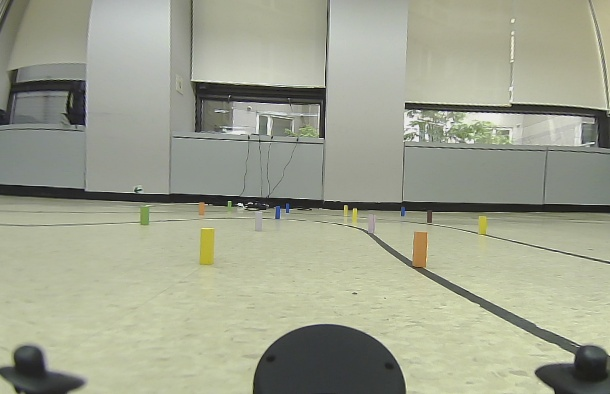
#> input picture img/homography1_homography.jpg, 610 x 394 px
$ python homography.py
#> lines starting #> are read from the running program, lines starting #| are printed output that depends on the picture; after the words box and inside, x2 and y2 are one past the last pixel; in counts of white or black regions, pixels touching at a corner belong together
### calibration_parser/calibration_parser.py
import json
import numpy as np


def read_json_file(path):
#> called with path = 'json/calibration168.json'
    print("=" * 50)
    print("Read JSON File: ", path)
    print("=" * 50)
    with open(path, "r", ) as f:
#> (reads json/calibration168.json from the repository)
        calibration_json = json.load(f)

    intrinsic = calibration_json["intrinsic"]
    print("Intrinsic Calibration\n", intrinsic)
    distortion = calibration_json['distortion']
    # extrinsic = calibration_json["extrinsic"]
    # print("Extrinsic Calibration\n", extrinsic)

    camera_matrix = parse_intrinsic_calibration(intrinsic)
    distortion = parse_distortion_calibration(distortion)

    return camera_matrix, distortion


def parse_distortion_calibration(distortion):
    k1 = distortion['k1']
    k2 = distortion['k2']
    p1 = distortion['p1']
    p2 = distortion['p2']
    distortion = np.zeros([4], dtype=np.float32)
    distortion[0] = k1
    distortion[1] = k2
    distortion[2] = p1
    distortion[3] = p2
    return distortion


def parse_intrinsic_calibration(intrinsic):
    fx = intrinsic["fx"]
    fy = intrinsic["fy"]
    cx = intrinsic["u0"]
    cy = intrinsic["v0"]
    camera_matrix = np.zeros([3, 3], dtype=np.float32)
    camera_matrix[0][0] = fx
    camera_matrix[0][2] = cx
    camera_matrix[1][1] = fy
    camera_matrix[1][2] = cy
    camera_matrix[2][2] = 0.0

    return camera_matrix

### homography.py
import math

import cv2
import json
import os
import numpy as np

import matplotlib.pyplot as plt

from calibration_parser import calibration_parser

if __name__ == "__main__":
    # calibration_json_filepath = os.path.join("json", "calibration.json")
    camera_matrix, _ = calibration_parser.read_json_file("json/calibration168.json")
    image = cv2.imread("img/homography1_homography.jpg", cv2.IMREAD_ANYCOLOR)
#> image is the input picture: shape (394, 610, 3); mean B, G, R 143, 162.3, 158.8

    # extrinsic -> homography src, dst
    # prior dst -> image coordinate
    # present dst -> vehicle coordinate (=camera coordinate)

    # lane (inner) width -> 2.5m, lane width -> 0.25m
    # lane lenght -> 2.0m
    # lane interval -> 2.0m

    """
    Extrinsic Calibration for Ground Plane
    [0, 1]
    464, 833 -> 0.0, 0.0, 0.0
    1639, 833 -> 0.0, 3.0, 0.0

    [2, 3]
    638, 709 -> 0.0, 0.0, 2.0
    1467, 709 -> 0.0, 3.0, 2.0

    [4, 5]
    742, 643 -> 0.0, 0.0, 4.0
    1361, 643 -> 0.0, 3.0, 4.0

    [6, 7]
    797, 605 -> 0.0, 0.0, 6.0
    1310, 605 -> 0.0, 3.0, 6.0
    """
    image_points = np.array([
        [207, 264],
        [419, 266],
        [258, 231],
        [372, 231],
        [144, 224],
        [482, 233],
        [278, 219],
        [355, 219],
        [202, 214],
        [429, 222],
        [288, 212],
        [346, 217],
        [229, 209],
        [403, 215],
    ], dtype=np.float32)

    # X Y Z, X -> down, Z -> forward, Y -> Right
    # 실측이 중요하다.
    # BEV의 바닥 픽셀 값의 실측값은 45cm이기 때문에 0.45로 구한다.
    gap = 0.45
    camera_height = -0.155
    # 자이카 기준 왼쪽, 오른쪽
    left_side = -0.275
    right_side = 0.275

    # 자이카 기준 1번 ~ 3번째 줄
    first = 0.45
    second = first + gap
    third = second + gap
    last = third + gap
    object_points = np.array([
        [camera_height, left_side, first], # 첫번째 줄 왼쪽 도미노
        [camera_height, right_side, first], # 첫번째 줄 오른쪽 도미노
        [camera_height, left_side, second], # 두번째 줄 도미노
        [camera_height, right_side, second],
        [camera_height, left_side - gap, second],
        [camera_height, right_side + gap, second],
        [camera_height, left_side, third], # 세 번째 줄 도미노
        [camera_height, right_side, third],
        [camera_height, left_side - gap, third],
        [camera_height, right_side + gap, third],
        [camera_height, left_side, last], # 네 번째(마지막) 줄 도미노
        [camera_height, right_side, last],
        [camera_height, left_side - gap, last],
        [camera_height, right_side + gap, last],

    ], dtype=np.float32)

    # 객체의 픽셀 값과 위치 값의 수
    DATA_SIZE = 14
    homo_object_point = np.append(object_points[:, 2:3], -object_points[:, 1:2], axis=1)
    homo_object_point = np.append(homo_object_point, np.ones([1, DATA_SIZE]).T, axis=1)

    print(homo_object_point)

    # object point
    # X: forward, Y: left, Z: 1

    # 지면에 대해서 위치와 자세 추정이 가능하다면,
    # 임의의 포인트를 생성하여 이미지에 투영할수있다.
    retval, rvec, tvec = cv2.solvePnP(object_points, image_points, camera_matrix, distCoeffs=None,
                                      useExtrinsicGuess=True, flags=cv2.SOLVEPNP_EPNP)

    # 잘 맞지 않는다.
    # 왜냐하면, 이미지 좌표와 실제 오브젝트와의 관계가 부정확하기 때문
    # 실제 측정을 통해 개선이 가능하다.
    image = cv2.drawFrameAxes(image, camera_matrix, None, rvec, tvec, 1, 5)
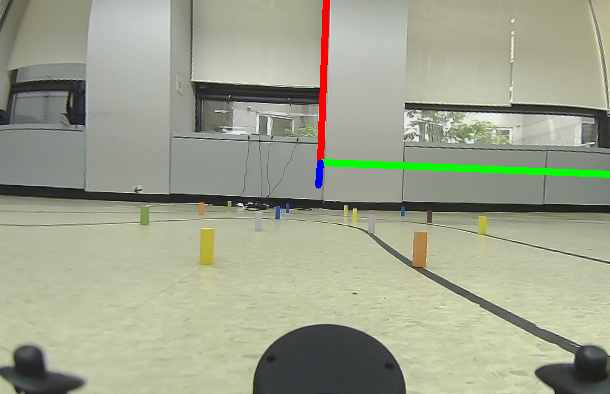
#> image: shape (394, 610, 3); 1.38% of pixels changed, all inside (x1, y1, x2, y2) = (315, 0, 610, 189)

    # proj_image_points, _ = cv2.projectPoints(object_points, rvec, tvec, camera_matrix, None)

    homography, _ = cv2.findHomography(image_points, homo_object_point)
    print("homography : ")
    print(homography)
    print("=========================")

    np.save('calibration168.npy', homography)
    # print(proj_image_points.shape)

    # (u, v) -> (u, v, 1)
    appned_image_points = np.append(image_points.reshape(DATA_SIZE, 2), np.ones([1, DATA_SIZE]).T, axis=1)
    # print(homography.shape)
    for image_point in appned_image_points:
        # estimation point(object_point) -> homography * src(image_point)
        estimation_distance = np.dot(homography, image_point)

        x = estimation_distance[0]
        y = estimation_distance[1]
        z = estimation_distance[2]

        distance = math.sqrt((x / z) ** 2 + (y / z) ** 2 + (z / z) ** 2)
        print('distance: ', distance)
        print(x / z, y / z, z / z)
